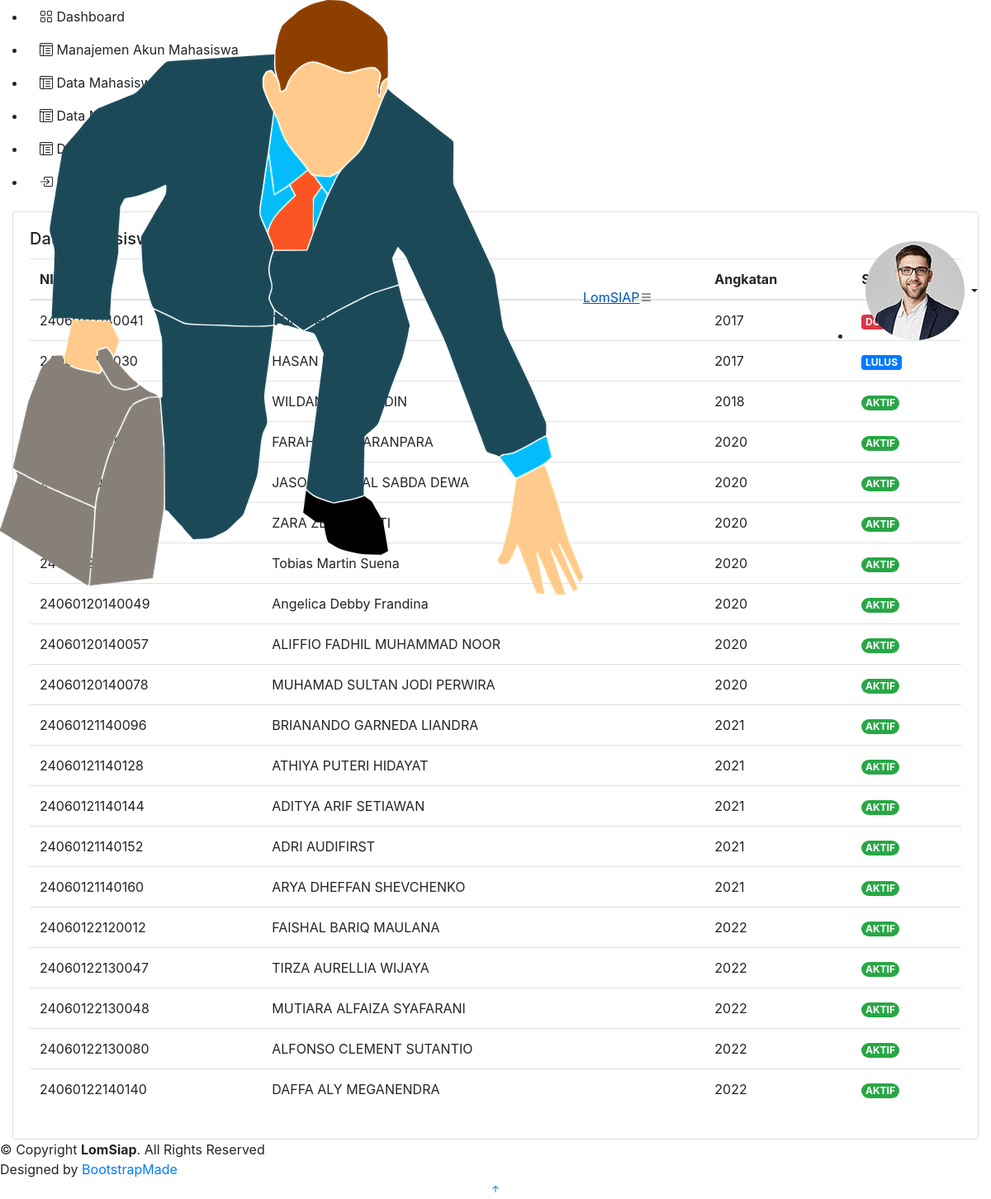
Before: /data_mahasiswa.php with the older database file.
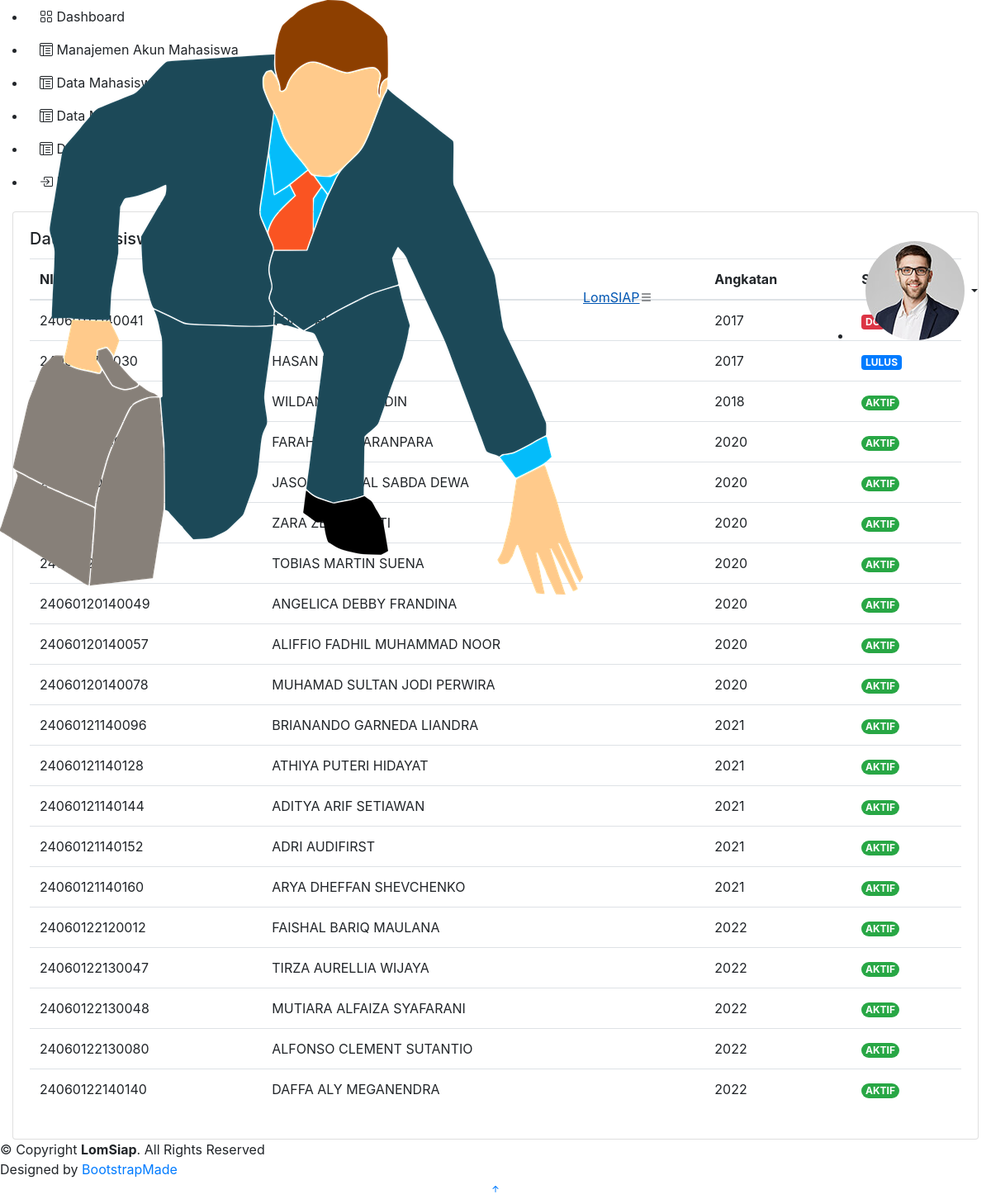
After: the same page with the newer database file.
### tables this page shows
CREATE TABLE `data_mahasiswa` (
  `nim` varchar(15) NOT NULL,
  `foto` varchar(255) NOT NULL,
  `nama` varchar(50) NOT NULL,
  `angkatan` int(11) NOT NULL,
  `status` varchar(20) NOT NULL,
  `alamat` varchar(255) NOT NULL,
  `provinsi` varchar(255) NOT NULL,
  `kota` varchar(255) NOT NULL,
  `phone` varchar(255) NOT NULL,
  `email` varchar(255) NOT NULL,
  `user_id` int(11) DEFAULT NULL
);

### data_mahasiswa.php (the view, shortened to what this page needs)
<?php
  require_once('koneksi.php');
?>
<!DOCTYPE html>
<html lang="en">
<head>
  <link href="assets/vendor/bootstrap/css/bootstrap.min.css" rel="stylesheet">
  <link href="assets/vendor/bootstrap-icons/bootstrap-icons.css" rel="stylesheet">
  <link href="assets/vendor/boxicons/css/boxicons.min.css" rel="stylesheet">
  <link href="assets/vendor/quill/quill.snow.css" rel="stylesheet">
  <link href="assets/vendor/quill/quill.bubble.css" rel="stylesheet">
  <link href="assets/vendor/remixicon/remixicon.css" rel="stylesheet">
  <link href="assets/vendor/simple-datatables/style.css" rel="stylesheet">
  <link href="assets/css/style.css" rel="stylesheet">
  <link rel="stylesheet" href="https://cdn.jsdelivr.net/npm/bootstrap@4.0.0/dist/css/bootstrap.min.css">
</head>
<body>
 <header id="header" class="header fixed-top d-flex align-items-center">
    <div class="d-flex align-items-center justify-content-between">
      <a href="index_admin.php" class="logo d-flex align-items-center">
          <img src="assets/img/lomsiap.png" alt="">
          <span class="d-none d-lg-block">LomSIAP</span>
      </a>
      <i class="bi bi-list toggle-sidebar-btn"></i>
  </div>
    <nav class="header-nav ms-auto">
      <ul class="d-flex align-items-center">
        <li class="nav-item dropdown pe-3">
          <a class="nav-link nav-profile d-flex align-items-center pe-0" href="#" data-bs-toggle="dropdown" aria-expanded="false">
            <img src="assets/img/profile-img.jpg" alt="Profile" class="rounded-circle">
            <span class="d-none d-md-block dropdown-toggle ps-2"><?= $_SESSION['nama_lengkap']?></span>
          </a>
        </li>
      </ul>
    </nav>
  </header>
  <aside id="sidebar" class="sidebar">
    <ul class="sidebar-nav" id="sidebar-nav">
      <li class="nav-item">
        <a class="nav-link collapsed" href="index_admin.php  ">
          <span>Dashboard</span>
        </a>
      </li>
      <li class="nav-item">
                <a class="nav-link collapsed " href="manajemen_akun_mahasiswa.php">
                    <span>Manajemen Akun Mahasiswa</span>
                </a>
            </li>
      <li class="nav-item">
        <a class="nav-link " href="data_mahasiswa.php">
          <span>Data Mahasiswa</span>
        </a>
      </li>
      <li class="nav-item">
        <a class="nav-link collapsed" href="data_mahasiswa_pkl.php">
          <span>Data Mahasiswa PKL</span>
        </a>
      </li>
      <li class="nav-item">
        <a class="nav-link collapsed " href="data_mahasiswa_skripsi.php">
          <span>Data Mahasiswa Skripsi</span>
        </a>
      </li>
      <li class="nav-item">
        <a class="nav-link collapsed" href="logout.php">
          <span>Logout</span>
        </a>
      </li>
    </ul>
  </aside>
  <main id="main" class="main">
              <div class="col-12">
                <div class="card recent-sales overflow-auto">
                  <div class="card-body">
                    <h5 class="card-title">Data Mahasiswa</h5>
                    <table class="table table-borderless datatable">
                      <thead>
                        <tr>
                          <th scope="col">NIM</th>
                          <th scope="col">Nama</th>
                          <th scope="col">Angkatan</th>
                          <th scope="col">Status</th>
                        </tr>
                      </thead>
                      <tbody>
                        <?php
                          $query = "SELECT * FROM data_mahasiswa";
                          $result = $koneksi -> query($query);
                          while ($row = mysqli_fetch_array($result)){
                            echo "<tr>";
                            echo "<td>".$row['nim']."</td>";
                            echo "<td>".$row['nama']."</td>";
                            echo "<td>".$row['angkatan']."</td>";
                            if($row['status'] == "AKTIF"){
                              echo "<td><span class='badge rounded-pill bg-success'>".$row['status']."</span></td>";
                            }
                            if($row['status']=="LULUS"){
                              echo "<td><span class = 'badge badge-primary'>".$row['status']."</span></td>";
                            }
                            if($row['status'] == "DO"){
                              echo "<td><span class = 'badge badge-danger'>".$row['status']."</span></td>";
                            }
                            echo "</tr>";
                          }
                        ?>
                      </tbody>
                    </table>
  </main>
  <footer id="footer" class="footer">
    <div class="copyright">
      © Copyright <strong><span>LomSiap</span></strong>. All Rights Reserved
    </div>
    <div class="credits">
      Designed by <a href="https://bootstrapmade.com/">BootstrapMade</a>
    </div>
  </footer>
  <a href="#" class="back-to-top d-flex align-items-center justify-content-center"><i class="bi bi-arrow-up-short"></i></a>
</body>
</html>

Changed rows visible on the page:
changed data_mahasiswa id 24060120140049: nama "Angelica Debby Frandina" → "ANGELICA DEBBY FRANDINA"
